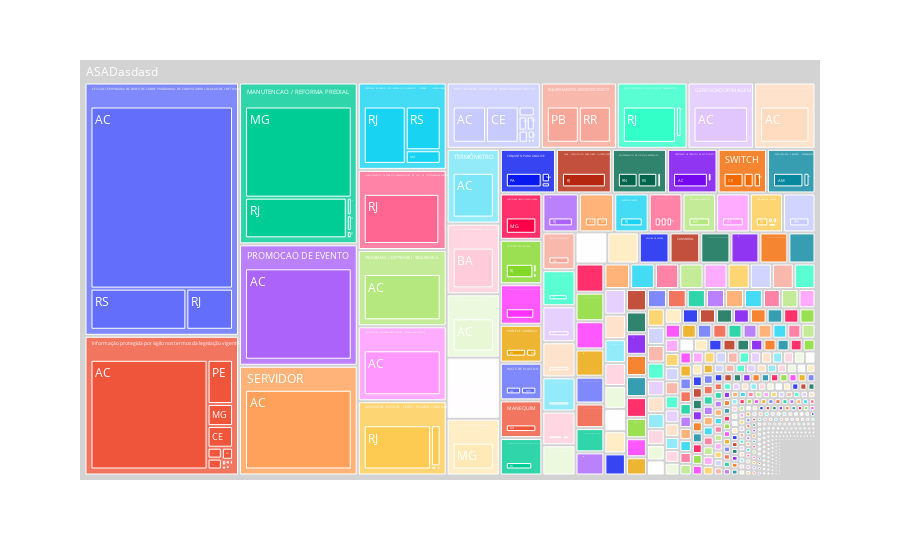

This figure's notebook cell:
### Markdown cell above
`Panorama geral da discrepância de valores dos itens`

### Code cell
import plotly.express as px

fig = px.treemap(range1,path=[px.Constant('ASADasdasd'),'Descrição','UF'],
                 values='std',maxdepth=3)
 #           values='Total de Licitações')
fig.update_layout(uniformtext_minsize=18)
fig.update_traces(root_color="lightgray",textfont_color='rgb(255,255,255)')

### Figure 1 — Plotly figure (JSON) as saved in the notebook; plotly's stock layout.template omitted (floating-point values rounded to 4 significant figures; data arrays with more than 128 entries replaced by an {"elided": "..."} marker saying what was removed)
{"data": [{"branchvalues": "total", "domain": {"x": [0, 1], "y": [0, 1]}, "hovertemplate": "labels=%{label}<br>std=%{value}<br>parent=%{parent}<br>id=%{id}<extra></extra>", "ids": {"elided": "3716 str values"}, "labels": {"elided": "3716 str values"}, "maxdepth": 3, "name": "", "parents": {"elided": "3716 str values"}, "root": {"color": "lightgray"}, "textfont": {"color": "rgb(255,255,255)"}, "type": "treemap", "values": {"elided": "3716 float values"}}], "layout": {"legend": {"tracegroupgap": 0}, "margin": {"t": 60}, "uniformtext": {"minsize": 18}}}
